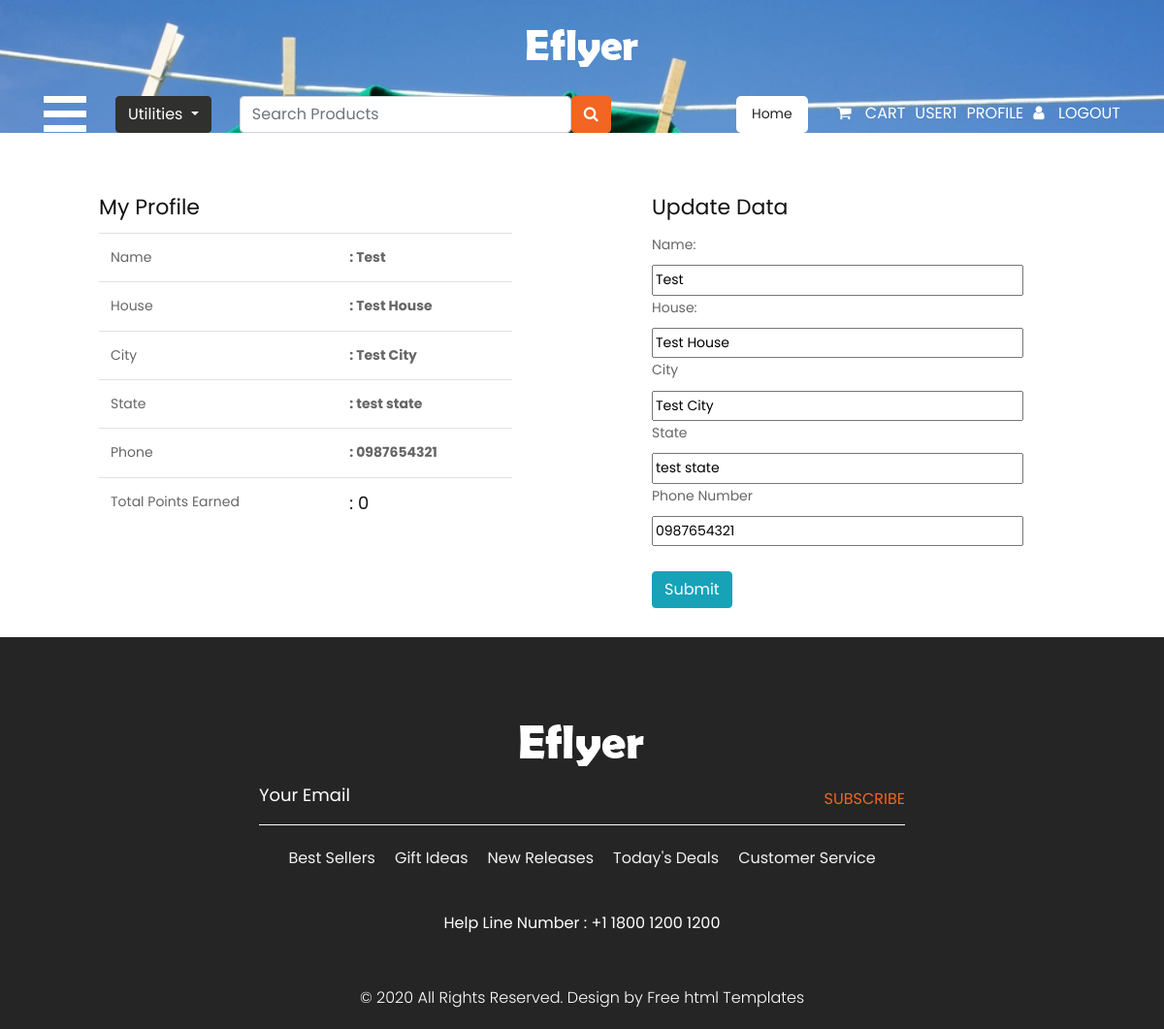
Screenshot of /UserProfileView (signed in) with the database file from the repository.
### Home/models.py (models this page shows)
class UserProfile(models.Model):
    user = models.ForeignKey(User,on_delete=models.CASCADE)
    name = models.CharField(max_length=20)
    house = models.CharField(max_length=20)
    city = models.CharField(max_length=20)
    state = models.CharField(max_length=20)
    phone = models.CharField(max_length=20)
    points = models.IntegerField(null=True)

### Home/views.py (the view, shortened to what this page needs)
# urls.py: path("UserProfileView",views.UserProfileView,name="UserProfileView"),
@login_required(login_url='SignIn')
def UserProfileView(request):
    userdata = None
    if UserProfile.objects.filter(user  = request.user).exists():
        userdata = UserProfile.objects.get(user = request.user)
    context = {
        "userdata":userdata
    }
    return render(request,'userprofile.html',context)

### templates/userprofile.html (shortened to what this page needs)
{% extends "index.html" %}
{% block content %}
<div class="container mt-5">
    <br><br>
    <div class="row">
        <div class="col-md-6">
            <div class="itemcontainer">
    <h2>My Profile</h2>
    <table class="table">
        <tr>
            <td>Name</td>
            <th>: {{userdata.name}}</th>
        </tr>
        <tr>
            <td>House</td>
            <th>: {{userdata.house}}</th>
        </tr>
        <tr>
            <td>City</td>
            <th>: {{userdata.city}}</th>
        </tr>
        <tr>
            <td>State</td>
            <th>: {{userdata.state}}</th>
        </tr>
        <tr>
            <td>Phone</td>
            <th>: {{userdata.phone}}</th>
        </tr>
        <tr>
            <td>Total Points Earned</td>
            <th><h3>: {{userdata.points}}</h3></th>
        </tr>
    </table>
            </div>
        </div>
        <div class="col-md-6">
            <div class="itemcontainer">
                <h2>Update Data</h2>
                <form method="post">
                    <label for="">Name:</label><br>
                    <input type="text" name="name" value="{{userdata.name}}" required><br>
                    <label for="">House:</label><br>
                    <input type="text" name="house" value="{{userdata.house}}" required><br>
                    <label for="">City</label><br>
                    <input type="text" name="city" value="{{userdata.city}}" required><br>
                    <label for="">State</label><br>
                    <input type="text" name="state" value="{{userdata.state}}"><br>
                    <label for="">Phone Number</label><br>
                    <input type="text" name="phone" value="{{userdata.phone}}"><br><br>
                    <button type="submit" class="btn btn-info">Submit</button>
                </form>
            </div>
        </div>
    </div>
</div>
{% endblock %}

### templates/index.html (shortened to what this page needs)
{% load static %}
<!DOCTYPE html>
<html lang="en">
   <head>
      <link rel="stylesheet" type="text/css" href="{%static 'css/bootstrap.min.css' %}">
      <link rel="stylesheet" type="text/css" href="{%static 'css/style.css' %}">
      <link rel="stylesheet" href="{%static 'css/responsive.css' %}">
      <link rel="stylesheet" href="{%static 'css/jquery.mCustomScrollbar.min.css' %}">
      <link rel="stylesheet" href="https://netdna.bootstrapcdn.com/font-awesome/4.0.3/css/font-awesome.css">
      <link rel="stylesheet" type="text/css" href="https://stackpath.bootstrapcdn.com/font-awesome/4.7.0/css/font-awesome.min.css">
      <link rel="stylesheet" href="{%static 'css/owl.carousel.min.css' %}">
      <link rel="stylesheet" href="https://cdnjs.cloudflare.com/ajax/libs/fancybox/2.1.5/jquery.fancybox.min.css" media="screen">
   </head>
   <body>
      <div class="banner_bg_main">
         <div class="logo_section">
            <div class="container">
               <div class="row">
                  <div class="col-sm-12">
                     <div class="logo"><a href="{%url 'Index' %}"><img src="{%static 'images/logo.png' %}"></a></div>
                  </div>
               </div>
            </div>
         </div>
         <div class="header_section">
            <div class="container">
               <div class="containt_main">
                  <span class="toggle_icon" onclick="openNav()"><img src="{%static 'images/toggle-icon.png' %}"></span>
                  <div class="dropdown">
                     <button class="btn btn-secondary dropdown-toggle" type="button" id="dropdownMenuButton" data-toggle="dropdown" aria-haspopup="true" aria-expanded="false">Utilities
                     </button>
                  </div>
                  <div class="main">
                     <div class="input-group">
                        <form action="{%url 'SearchByName' %}" method="post">
                        <div class="input-group-append">
                        <input type="text" class="form-control" name="val" required placeholder="Search Products">
                           <button class="btn btn-secondary" type="submit" style="background-color: #f26522; border-color:#f26522 ">
                           <i class="fa fa-search"></i>
                           </button>
                        </form>
                        </div>
                     </div>
                  </div>
                  <div class="header_box">
                     <div class="lang_box ">
                        <a href="{%url 'Index' %}" title="Language" class="nav-link">
                         Home
                        </a>
                     </div>
                     <div class="login_menu">
                        <ul>
                           <li><a href="{%url 'Cart' %}">
                              <i class="fa fa-shopping-cart" aria-hidden="true"></i>
                              <span class="padding_10">Cart</span></a>
                           </li>
                           {% if request.user.is_authenticated %}
                           <li>
                              {{request.user.first_name}}
                           </li>
                           <li><a href="{%url 'UserProfileView' %}">Profile</a></li>
                           <li><a href="{%url 'SignOut' %}">
                              <i class="fa fa-user" aria-hidden="true"></i>
                              <span class="padding_10">LogOut</span></a>
                           </li>
                             {% else %}
                           <li><a href="{%url 'SignIn' %}">
                              <i class="fa fa-user" aria-hidden="true"></i>
                              <span class="padding_10">Register & Login</span></a>
                           </li>
                           {% endif %}
                        </ul>
                     </div>
                  </div>
               </div>
            </div>
         </div>
         {% block content %}{% endblock %}
      <div class="footer_section layout_padding">
         <div class="container">
            <div class="footer_logo"><a href="index.html"><img src="{%static 'images/footer-logo.png' %}"></a></div>
            <div class="input_bt">
               <input type="text" class="mail_bt" placeholder="Your Email" name="Your Email">
               <span class="subscribe_bt" id="basic-addon2"><a href="#">Subscribe</a></span>
            </div>
            <div class="footer_menu">
               <ul>
                  <li><a href="#">Best Sellers</a></li>
                  <li><a href="#">Gift Ideas</a></li>
                  <li><a href="#">New Releases</a></li>
                  <li><a href="#">Today's Deals</a></li>
                  <li><a href="#">Customer Service</a></li>
               </ul>
            </div>
            <div class="location_main">Help Line  Number : <a href="#">+1 1800 1200 1200</a></div>
         </div>
      </div>
      <div class="copyright_section">
         <div class="container">
            <p class="copyright_text">© 2020 All Rights Reserved. Design by <a href="https://html.design">Free html  Templates</a></p>
         </div>
      </div>
   </body>
</html>

### static/css/style.css (style rules this page uses)
* { box-sizing: border-box !important; transition: ease all 0.5s; }
html { scroll-behavior: smooth; overflow-x: hidden; }
body { color: #666666; font-size: 14px; line-height: 1.80857; font-weight: normal; overflow-x: hidden; font-family: 'Poppins', sans-serif; }
a { color: #1f1f1f; text-decoration: none !important; outline: none !important; -webkit-transition: all .3s ease-in-out; -moz-transition: all .3s ease-in-out; -ms-transition: all .3s ease-in-out; -o-transition: all .3s ease-in-out; transition: all .3s ease-in-out; }
h1, h2, h3, h4, h5, h6 { letter-spacing: 0; font-weight: normal; position: relative; padding: 0 0 10px 0; font-weight: normal; line-height: normal; color: #111111; margin: 0 }
h2 { font-size: 22px }
h3 { font-size: 18px }
*, *::after, *::before { -webkit-box-sizing: border-box; -moz-box-sizing: border-box; box-sizing: border-box; }
ul, li, ol { margin: 0px; padding: 0px; list-style: none; }
p { margin: 20px; font-weight: 300; font-size: 15px; line-height: 24px; }
a { color: #222222; text-decoration: none; outline: none !important; }
a, .btn { text-decoration: none !important; outline: none !important; -webkit-transition: all .3s ease-in-out; -moz-transition: all .3s ease-in-out; -ms-transition: all .3s ease-in-out; -o-transition: all .3s ease-in-out; transition: all .3s ease-in-out; }
img { max-width: 100%; height: auto; }
button { border: 0; margin: 0; padding: 0; cursor: pointer; }
.layout_padding { padding-top: 90px; padding-bottom: 0px; }
.banner_bg_main { width: 100%; float: left; background-image: url(../images/banner-bg.webp); height: auto; background-size: 100%; background-repeat: no-repeat; }
.logo_section { width: 100%; float: left; }
.logo { width: 100%; float: left; text-align: center; padding: 30px 0px; }
.header_section { width: 100%; display: flex; }
.containt_main { display: flex; }
.toggle_icon { cursor: pointer; color: #ffffff; order: 2; }
.header_box { order: 2; display: flex; }
.dropdown, .dropleft, .dropright, .dropup { position: relative; margin: 0 auto; text-align: center; display: inline-block; margin-left: 30px; order: 2; }
.btn-secondary { color: #fff; background-color: #30302e; border-color: #30302e; }
.main { flex: 1; margin: 0px 30px; display: inline-block; order: 2; }
.login_menu { display: flex; text-align: right; float: right; }
.login_menu ul { margin: 0px; padding: 0px; }
.login_menu li { float: left; font-size: 16px; color: #ffffff; text-transform: uppercase; padding-left: 10px; padding-top: 4px; }
.login_menu li a { color: #ffffff; }
.padding_10 { padding-left: 10px; }
.lang_box { display: flex; float: right; background: #fff; border-radius: 5px; margin-right: 20px; }
.nav-link { display: block; padding: .4rem 1rem; }
.footer_section { width: 100%; float: left; background-color: #252525; height: auto; }
.footer_logo { width: 100%; text-align: center; }
.input_bt { width: 60%; margin: 0 auto; text-align: center; display: flex; border-bottom: 1px solid #ffffff !important; }
.mail_bt { width: 100%; float: left; font-size: 18px; color: #fff; background-color: transparent; padding: 5px 0px 5px 0px; height: 60px; border: 0px; }
input.mail_bt::placeholder { color: #fff; }
.subscribe_bt { width: 30%; float: right; font-size: 16px; color: #f26522; background-color: transparent; padding: 20px 0px 5px 0px; border-radius: 30px; border: 0px; text-transform: uppercase; text-align: right; }
.subscribe_bt a { color: #f26522; }
.footer_menu { width: 100%; margin: 0 auto; text-align: center; }
.footer_menu ul { margin: 0px; padding: 0px; display: inline-block; }
.footer_menu li { float: left; font-size: 16px; color: #f1f1f1; padding: 20px 10px 0px 10px; }
.footer_menu li a { color: #f1f1f1; }
.location_main { width: 100%; margin: 0 auto; padding-top: 30px; text-align: center; }
.location_main { float: left; font-size: 16px; color: #ffffff; padding: 30px 30px 30px 30px; }
.location_main a { color: #ffffff; }
.copyright_section { width: 100%; float: left; background-color: #252525; height: auto; }
.copyright_text { width: 100%; float: left; color: #ffffff; text-align: center; font-size: 16px; margin: 20px 0px; }
.copyright_text a { color: #ffffff; }

### templates/userprofile.html (style rules this page uses)
.itemcontainer { width:90%; margin: auto; margin-top: 30px; padding: 30px; }
.itemcontainer input { width:90%; }

### rows the page displays
UserProfile: name "Test", house "Test House", city "Test City", state "test state", phone "0987654321", points "0"

### other values shown
{{ request.user.first_name }} "USER1"
